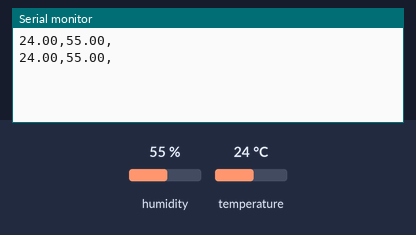
Simulated run of this sketch. Board: Arduino Uno, built with avr-gcc and run on an emulated ATmega328P. On the bench: the last lines printed to the serial monitor. The inputs (shaded band) are chosen by the test bench; at power-on: humidity 55 %, temperature 24 °C.

Above: at 1.5 s.
1.6 s: humidity set to 22 %
At 2.8 s:
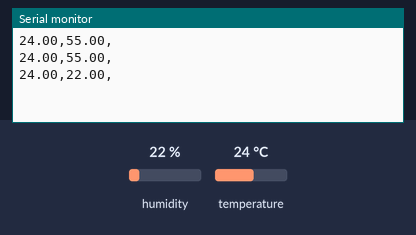
3.1 s: temperature set to 12 °C
At 3.7 s:
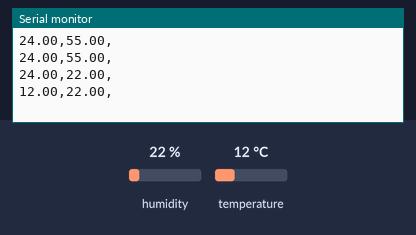
4.6 s: humidity set to 40 %
At 5.7 s:
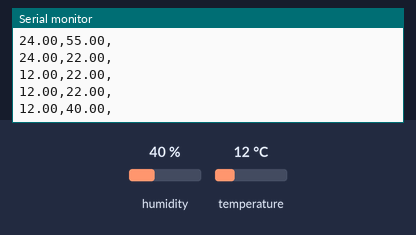
Timing chart, 0 to 7.6 s (numbered marks = the images above; inputs shaded):
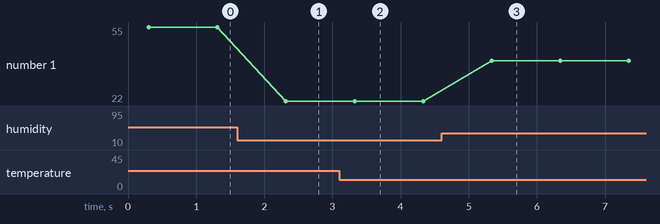

Measured:
- after the input at 1.6 s, the serial monitor: prints a new line after 0.72 s (image 1)
- after the input at 3.1 s, the serial monitor: prints a new line after 0.22 s (image 2)
- after the input at 4.6 s, the serial monitor: prints a new line after 0.74 s (image 3)
- plotted number 1: 55 → 22 after the input at 1.6 s, 22 → 40 after the input at 4.6 s

The sketch:

43.ino
```cpp
#include <dht.h>
#include <SoftwareSerial.h>
#define DHT22_PIN 7

SoftwareSerial BTSerial(0, 1);
dht DHT;

float temperature ;
float humidity ;
String readString;

void setup()
{
  Serial.begin(9600);
  BTSerial.begin(9600);
  delay(300);
}

void loop()
{
  float chk = DHT.read22(DHT22_PIN);

  temperature = DHT.temperature;
  humidity = DHT.humidity;

  readString = "";
  String data = String(temperature) + "," + String(humidity) + ",";
  Serial.println(data);

  while (Serial.available()) {
  delay(3);
    char c = Serial.read();
    readString += c;
  }
  delay(1000);
}
```
